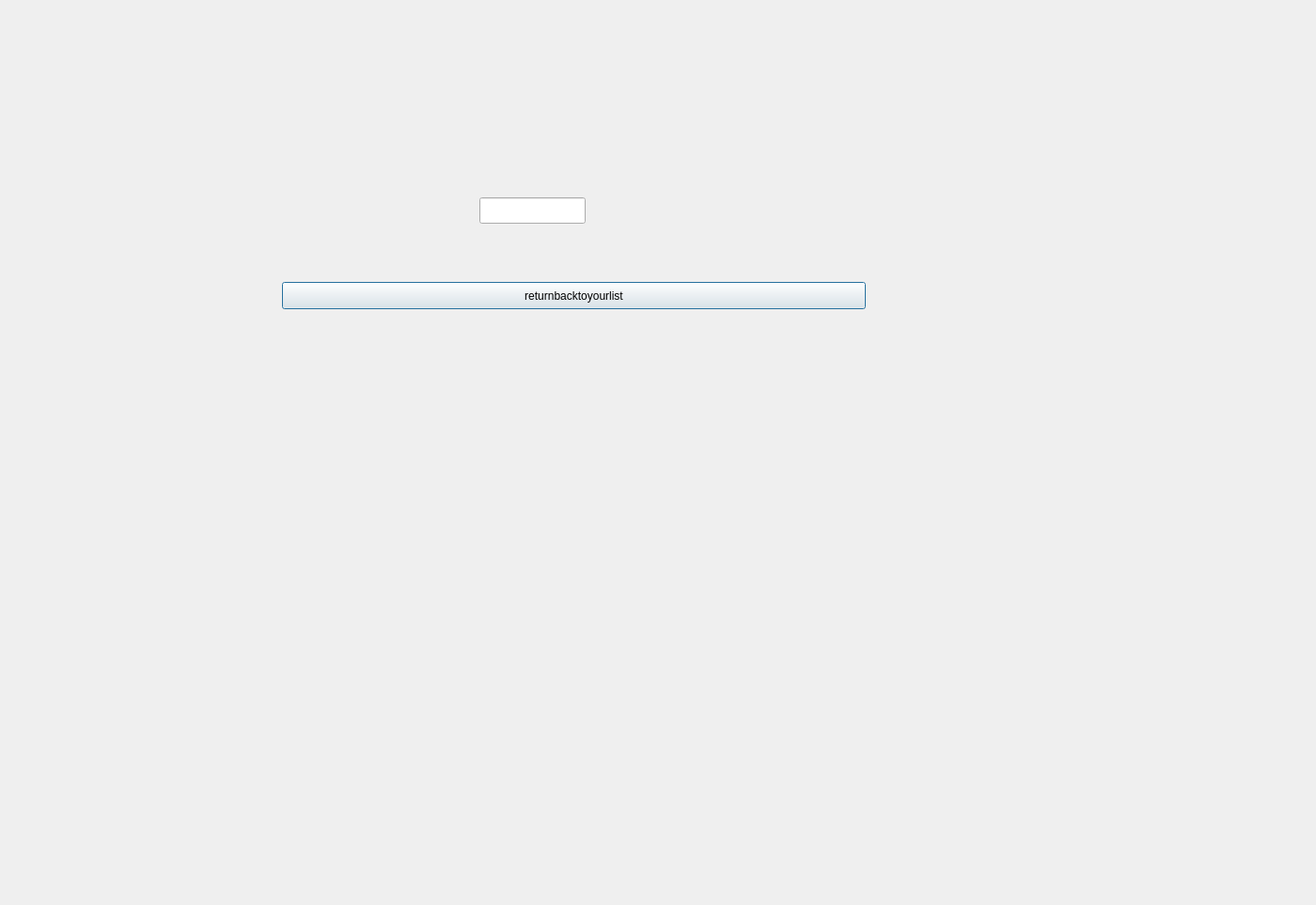
<?xml version="1.0" encoding="UTF-8"?>
<ui version="4.0">
 <class>newaddedbooks</class>
 <widget class="QDialog" name="newaddedbooks">
  <property name="geometry">
   <rect>
    <x>0</x>
    <y>0</y>
    <width>1400</width>
    <height>963</height>
   </rect>
  </property>
  <property name="windowTitle">
   <string>Dialog</string>
  </property>
  <widget class="QPushButton" name="returnbacktoyourlist">
   <property name="geometry">
    <rect>
     <x>300</x>
     <y>300</y>
     <width>621</width>
     <height>29</height>
    </rect>
   </property>
   <property name="text">
    <string>returnbacktoyourlist</string>
   </property>
  </widget>
  <widget class="QLineEdit" name="addyourbook">
   <property name="geometry">
    <rect>
     <x>510</x>
     <y>210</y>
     <width>113</width>
     <height>28</height>
    </rect>
   </property>
  </widget>
 </widget>
 <resources/>
 <connections/>
</ui>
